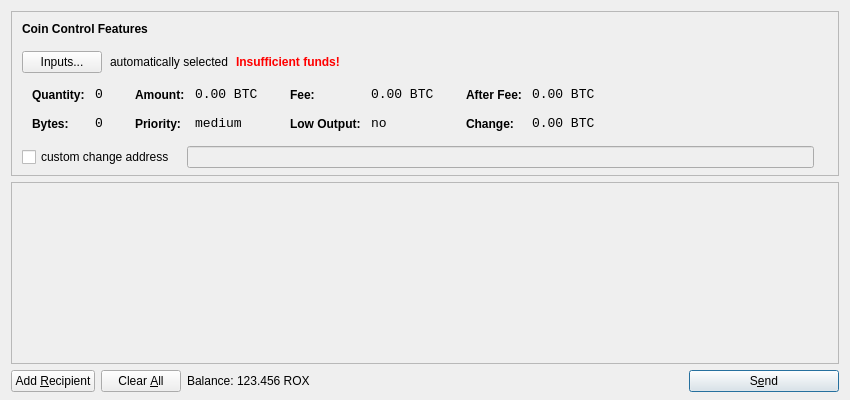
<?xml version="1.0" encoding="UTF-8"?>
<ui version="4.0">
 <class>SendCoinsDialog</class>
 <widget class="QDialog" name="SendCoinsDialog">
  <property name="geometry">
   <rect>
    <x>0</x>
    <y>0</y>
    <width>850</width>
    <height>400</height>
   </rect>
  </property>
  <property name="windowTitle">
   <string>Send Coins</string>
  </property>
  <layout class="QVBoxLayout" name="verticalLayout" stretch="0,1,0">
   <property name="bottomMargin">
    <number>8</number>
   </property>
   <item>
    <widget class="QFrame" name="frameCoinControl">
     <property name="sizePolicy">
      <sizepolicy hsizetype="Expanding" vsizetype="Expanding">
       <horstretch>0</horstretch>
       <verstretch>0</verstretch>
      </sizepolicy>
     </property>
     <property name="maximumSize">
      <size>
       <width>16777215</width>
       <height>16777215</height>
      </size>
     </property>
     <property name="frameShape">
      <enum>QFrame::StyledPanel</enum>
     </property>
     <property name="frameShadow">
      <enum>QFrame::Sunken</enum>
     </property>
     <layout class="QVBoxLayout" name="verticalLayoutCoinControl2">
      <property name="spacing">
       <number>-1</number>
      </property>
      <property name="leftMargin">
       <number>0</number>
      </property>
      <property name="topMargin">
       <number>0</number>
      </property>
      <property name="rightMargin">
       <number>0</number>
      </property>
      <property name="bottomMargin">
       <number>6</number>
      </property>
      <item>
       <layout class="QVBoxLayout" name="verticalLayoutCoinControl" stretch="0,0,0,0,1">
        <property name="spacing">
         <number>0</number>
        </property>
        <property name="leftMargin">
         <number>10</number>
        </property>
        <property name="topMargin">
         <number>10</number>
        </property>
        <item>
         <layout class="QHBoxLayout" name="horizontalLayoutCoinControl1">
          <property name="bottomMargin">
           <number>15</number>
          </property>
          <item>
           <widget class="QLabel" name="labelCoinControlFeatures">
            <property name="sizePolicy">
             <sizepolicy hsizetype="Preferred" vsizetype="Maximum">
              <horstretch>0</horstretch>
              <verstretch>0</verstretch>
             </sizepolicy>
            </property>
            <property name="font">
             <font>
              <weight>75</weight>
              <bold>true</bold>
             </font>
            </property>
            <property name="styleSheet">
             <string notr="true">font-weight:bold;</string>
            </property>
            <property name="text">
             <string>Coin Control Features</string>
            </property>
           </widget>
          </item>
         </layout>
        </item>
        <item>
         <layout class="QHBoxLayout" name="horizontalLayoutCoinControl2" stretch="0,0,0,0">
          <property name="spacing">
           <number>8</number>
          </property>
          <property name="bottomMargin">
           <number>10</number>
          </property>
          <item>
           <widget class="QPushButton" name="pushButtonCoinControl">
            <property name="styleSheet">
             <string notr="true"/>
            </property>
            <property name="text">
             <string>Inputs...</string>
            </property>
           </widget>
          </item>
          <item>
           <widget class="QLabel" name="labelCoinControlAutomaticallySelected">
            <property name="text">
             <string>automatically selected</string>
            </property>
            <property name="margin">
             <number>5</number>
            </property>
           </widget>
          </item>
          <item>
           <widget class="QLabel" name="labelCoinControlInsuffFunds">
            <property name="font">
             <font>
              <weight>75</weight>
              <bold>true</bold>
             </font>
            </property>
            <property name="styleSheet">
             <string notr="true">color:red;font-weight:bold;</string>
            </property>
            <property name="text">
             <string>Insufficient funds!</string>
            </property>
            <property name="margin">
             <number>5</number>
            </property>
           </widget>
          </item>
          <item>
           <spacer name="horizontalSpacerCoinControl">
            <property name="orientation">
             <enum>Qt::Horizontal</enum>
            </property>
            <property name="sizeHint" stdset="0">
             <size>
              <width>40</width>
              <height>1</height>
             </size>
            </property>
           </spacer>
          </item>
         </layout>
        </item>
        <item>
         <widget class="QWidget" name="widgetCoinControl" native="true">
          <property name="sizePolicy">
           <sizepolicy hsizetype="Preferred" vsizetype="Preferred">
            <horstretch>0</horstretch>
            <verstretch>0</verstretch>
           </sizepolicy>
          </property>
          <property name="minimumSize">
           <size>
            <width>0</width>
            <height>0</height>
           </size>
          </property>
          <property name="styleSheet">
           <string notr="true"/>
          </property>
          <layout class="QHBoxLayout" name="horizontalLayoutCoinControl5">
           <property name="margin">
            <number>0</number>
           </property>
           <item>
            <layout class="QHBoxLayout" name="horizontalLayoutCoinControl3" stretch="0,0,0,1">
             <property name="spacing">
              <number>20</number>
             </property>
             <property name="topMargin">
              <number>0</number>
             </property>
             <property name="bottomMargin">
              <number>10</number>
             </property>
             <item>
              <layout class="QFormLayout" name="formLayoutCoinControl1">
               <property name="horizontalSpacing">
                <number>10</number>
               </property>
               <property name="verticalSpacing">
                <number>14</number>
               </property>
               <property name="leftMargin">
                <number>10</number>
               </property>
               <property name="topMargin">
                <number>4</number>
               </property>
               <property name="rightMargin">
                <number>6</number>
               </property>
               <item row="0" column="0">
                <widget class="QLabel" name="labelCoinControlQuantityText">
                 <property name="styleSheet">
                  <string notr="true">font-weight:bold;</string>
                 </property>
                 <property name="text">
                  <string>Quantity:</string>
                 </property>
                 <property name="margin">
                  <number>0</number>
                 </property>
                </widget>
               </item>
               <item row="0" column="1">
                <widget class="QLabel" name="labelCoinControlQuantity">
                 <property name="font">
                  <font>
                   <family>Monospace</family>
                   <pointsize>10</pointsize>
                  </font>
                 </property>
                 <property name="cursor">
                  <cursorShape>IBeamCursor</cursorShape>
                 </property>
                 <property name="contextMenuPolicy">
                  <enum>Qt::ActionsContextMenu</enum>
                 </property>
                 <property name="text">
                  <string notr="true">0</string>
                 </property>
                 <property name="margin">
                  <number>0</number>
                 </property>
                 <property name="textInteractionFlags">
                  <set>Qt::LinksAccessibleByMouse|Qt::TextSelectableByKeyboard|Qt::TextSelectableByMouse</set>
                 </property>
                </widget>
               </item>
               <item row="1" column="0">
                <widget class="QLabel" name="labelCoinControlBytesText">
                 <property name="styleSheet">
                  <string notr="true">font-weight:bold;</string>
                 </property>
                 <property name="text">
                  <string>Bytes:</string>
                 </property>
                </widget>
               </item>
               <item row="1" column="1">
                <widget class="QLabel" name="labelCoinControlBytes">
                 <property name="font">
                  <font>
                   <family>Monospace</family>
                   <pointsize>10</pointsize>
                  </font>
                 </property>
                 <property name="cursor">
                  <cursorShape>IBeamCursor</cursorShape>
                 </property>
                 <property name="contextMenuPolicy">
                  <enum>Qt::ActionsContextMenu</enum>
                 </property>
                 <property name="text">
                  <string notr="true">0</string>
                 </property>
                 <property name="textInteractionFlags">
                  <set>Qt::LinksAccessibleByMouse|Qt::TextSelectableByKeyboard|Qt::TextSelectableByMouse</set>
                 </property>
                </widget>
               </item>
              </layout>
             </item>
             <item>
              <layout class="QFormLayout" name="formLayoutCoinControl2">
               <property name="horizontalSpacing">
                <number>10</number>
               </property>
               <property name="verticalSpacing">
                <number>14</number>
               </property>
               <property name="leftMargin">
                <number>6</number>
               </property>
               <property name="topMargin">
                <number>4</number>
               </property>
               <property name="rightMargin">
                <number>6</number>
               </property>
               <item row="0" column="0">
                <widget class="QLabel" name="labelCoinControlAmountText">
                 <property name="styleSheet">
                  <string notr="true">font-weight:bold;</string>
                 </property>
                 <property name="text">
                  <string>Amount:</string>
                 </property>
                 <property name="margin">
                  <number>0</number>
                 </property>
                </widget>
               </item>
               <item row="0" column="1">
                <widget class="QLabel" name="labelCoinControlAmount">
                 <property name="font">
                  <font>
                   <family>Monospace</family>
                   <pointsize>10</pointsize>
                  </font>
                 </property>
                 <property name="cursor">
                  <cursorShape>IBeamCursor</cursorShape>
                 </property>
                 <property name="contextMenuPolicy">
                  <enum>Qt::ActionsContextMenu</enum>
                 </property>
                 <property name="text">
                  <string notr="true">0.00 BTC</string>
                 </property>
                 <property name="textInteractionFlags">
                  <set>Qt::LinksAccessibleByMouse|Qt::TextSelectableByKeyboard|Qt::TextSelectableByMouse</set>
                 </property>
                </widget>
               </item>
               <item row="1" column="0">
                <widget class="QLabel" name="labelCoinControlPriorityText">
                 <property name="styleSheet">
                  <string notr="true">font-weight:bold;</string>
                 </property>
                 <property name="text">
                  <string>Priority:</string>
                 </property>
                </widget>
               </item>
               <item row="1" column="1">
                <widget class="QLabel" name="labelCoinControlPriority">
                 <property name="font">
                  <font>
                   <family>Monospace</family>
                   <pointsize>10</pointsize>
                  </font>
                 </property>
                 <property name="cursor">
                  <cursorShape>IBeamCursor</cursorShape>
                 </property>
                 <property name="contextMenuPolicy">
                  <enum>Qt::ActionsContextMenu</enum>
                 </property>
                 <property name="text">
                  <string>medium</string>
                 </property>
                 <property name="textInteractionFlags">
                  <set>Qt::LinksAccessibleByMouse|Qt::TextSelectableByKeyboard|Qt::TextSelectableByMouse</set>
                 </property>
                </widget>
               </item>
              </layout>
             </item>
             <item>
              <layout class="QFormLayout" name="formLayoutCoinControl3">
               <property name="horizontalSpacing">
                <number>10</number>
               </property>
               <property name="verticalSpacing">
                <number>14</number>
               </property>
               <property name="leftMargin">
                <number>6</number>
               </property>
               <property name="topMargin">
                <number>4</number>
               </property>
               <property name="rightMargin">
                <number>6</number>
               </property>
               <item row="0" column="0">
                <widget class="QLabel" name="labelCoinControlFeeText">
                 <property name="styleSheet">
                  <string notr="true">font-weight:bold;</string>
                 </property>
                 <property name="text">
                  <string>Fee:</string>
                 </property>
                 <property name="margin">
                  <number>0</number>
                 </property>
                </widget>
               </item>
               <item row="0" column="1">
                <widget class="QLabel" name="labelCoinControlFee">
                 <property name="font">
                  <font>
                   <family>Monospace</family>
                   <pointsize>10</pointsize>
                  </font>
                 </property>
                 <property name="cursor">
                  <cursorShape>IBeamCursor</cursorShape>
                 </property>
                 <property name="contextMenuPolicy">
                  <enum>Qt::ActionsContextMenu</enum>
                 </property>
                 <property name="text">
                  <string notr="true">0.00 BTC</string>
                 </property>
                 <property name="textInteractionFlags">
                  <set>Qt::LinksAccessibleByMouse|Qt::TextSelectableByKeyboard|Qt::TextSelectableByMouse</set>
                 </property>
                </widget>
               </item>
               <item row="1" column="0">
                <widget class="QLabel" name="labelCoinControlLowOutputText">
                 <property name="styleSheet">
                  <string notr="true">font-weight:bold;</string>
                 </property>
                 <property name="text">
                  <string>Low Output:</string>
                 </property>
                </widget>
               </item>
               <item row="1" column="1">
                <widget class="QLabel" name="labelCoinControlLowOutput">
                 <property name="font">
                  <font>
                   <family>Monospace</family>
                   <pointsize>10</pointsize>
                  </font>
                 </property>
                 <property name="cursor">
                  <cursorShape>IBeamCursor</cursorShape>
                 </property>
                 <property name="contextMenuPolicy">
                  <enum>Qt::ActionsContextMenu</enum>
                 </property>
                 <property name="text">
                  <string>no</string>
                 </property>
                 <property name="textInteractionFlags">
                  <set>Qt::LinksAccessibleByMouse|Qt::TextSelectableByKeyboard|Qt::TextSelectableByMouse</set>
                 </property>
                </widget>
               </item>
              </layout>
             </item>
             <item>
              <layout class="QFormLayout" name="formLayoutCoinControl4">
               <property name="horizontalSpacing">
                <number>10</number>
               </property>
               <property name="verticalSpacing">
                <number>14</number>
               </property>
               <property name="leftMargin">
                <number>6</number>
               </property>
               <property name="topMargin">
                <number>4</number>
               </property>
               <property name="rightMargin">
                <number>6</number>
               </property>
               <item row="0" column="0">
                <widget class="QLabel" name="labelCoinControlAfterFeeText">
                 <property name="styleSheet">
                  <string notr="true">font-weight:bold;</string>
                 </property>
                 <property name="text">
                  <string>After Fee:</string>
                 </property>
                 <property name="margin">
                  <number>0</number>
                 </property>
                </widget>
               </item>
               <item row="0" column="1">
                <widget class="QLabel" name="labelCoinControlAfterFee">
                 <property name="font">
                  <font>
                   <family>Monospace</family>
                   <pointsize>10</pointsize>
                  </font>
                 </property>
                 <property name="cursor">
                  <cursorShape>IBeamCursor</cursorShape>
                 </property>
                 <property name="contextMenuPolicy">
                  <enum>Qt::ActionsContextMenu</enum>
                 </property>
                 <property name="text">
                  <string notr="true">0.00 BTC</string>
                 </property>
                 <property name="textInteractionFlags">
                  <set>Qt::LinksAccessibleByMouse|Qt::TextSelectableByKeyboard|Qt::TextSelectableByMouse</set>
                 </property>
                </widget>
               </item>
               <item row="1" column="0">
                <widget class="QLabel" name="labelCoinControlChangeText">
                 <property name="styleSheet">
                  <string notr="true">font-weight:bold;</string>
                 </property>
                 <property name="text">
                  <string>Change:</string>
                 </property>
                </widget>
               </item>
               <item row="1" column="1">
                <widget class="QLabel" name="labelCoinControlChange">
                 <property name="font">
                  <font>
                   <family>Monospace</family>
                   <pointsize>10</pointsize>
                  </font>
                 </property>
                 <property name="cursor">
                  <cursorShape>IBeamCursor</cursorShape>
                 </property>
                 <property name="contextMenuPolicy">
                  <enum>Qt::ActionsContextMenu</enum>
                 </property>
                 <property name="text">
                  <string notr="true">0.00 BTC</string>
                 </property>
                 <property name="textInteractionFlags">
                  <set>Qt::LinksAccessibleByMouse|Qt::TextSelectableByKeyboard|Qt::TextSelectableByMouse</set>
                 </property>
                </widget>
               </item>
              </layout>
             </item>
            </layout>
           </item>
          </layout>
         </widget>
        </item>
        <item>
         <layout class="QHBoxLayout" name="horizontalLayoutCoinControl4" stretch="0,0,0">
          <property name="spacing">
           <number>12</number>
          </property>
          <property name="sizeConstraint">
           <enum>QLayout::SetDefaultConstraint</enum>
          </property>
          <property name="topMargin">
           <number>5</number>
          </property>
          <property name="rightMargin">
           <number>5</number>
          </property>
          <item>
           <widget class="QCheckBox" name="checkBoxCoinControlChange">
            <property name="text">
             <string>custom change address</string>
            </property>
           </widget>
          </item>
          <item>
           <widget class="QLineEdit" name="lineEditCoinControlChange">
            <property name="enabled">
             <bool>false</bool>
            </property>
            <property name="sizePolicy">
             <sizepolicy hsizetype="Expanding" vsizetype="Fixed">
              <horstretch>0</horstretch>
              <verstretch>0</verstretch>
             </sizepolicy>
            </property>
           </widget>
          </item>
          <item>
           <widget class="QLabel" name="labelCoinControlChangeLabel">
            <property name="sizePolicy">
             <sizepolicy hsizetype="Preferred" vsizetype="Expanding">
              <horstretch>0</horstretch>
              <verstretch>0</verstretch>
             </sizepolicy>
            </property>
            <property name="minimumSize">
             <size>
              <width>0</width>
              <height>0</height>
             </size>
            </property>
            <property name="text">
             <string/>
            </property>
            <property name="margin">
             <number>3</number>
            </property>
           </widget>
          </item>
         </layout>
        </item>
        <item>
         <spacer name="verticalSpacerCoinControl">
          <property name="orientation">
           <enum>Qt::Vertical</enum>
          </property>
          <property name="sizeHint" stdset="0">
           <size>
            <width>800</width>
            <height>1</height>
           </size>
          </property>
         </spacer>
        </item>
       </layout>
      </item>
     </layout>
    </widget>
   </item>
   <item>
    <widget class="QScrollArea" name="scrollArea">
     <property name="widgetResizable">
      <bool>true</bool>
     </property>
     <widget class="QWidget" name="scrollAreaWidgetContents">
      <property name="geometry">
       <rect>
        <x>0</x>
        <y>0</y>
        <width>830</width>
        <height>165</height>
       </rect>
      </property>
      <layout class="QVBoxLayout" name="verticalLayout_2">
       <property name="margin">
        <number>0</number>
       </property>
       <item>
        <layout class="QVBoxLayout" name="entries">
         <property name="spacing">
          <number>6</number>
         </property>
        </layout>
       </item>
       <item>
        <spacer name="verticalSpacer">
         <property name="orientation">
          <enum>Qt::Vertical</enum>
         </property>
         <property name="sizeHint" stdset="0">
          <size>
           <width>20</width>
           <height>40</height>
          </size>
         </property>
        </spacer>
       </item>
      </layout>
     </widget>
    </widget>
   </item>
   <item>
    <layout class="QHBoxLayout" name="horizontalLayout">
     <item>
      <widget class="QPushButton" name="addButton">
       <property name="toolTip">
        <string>Send to multiple recipients at once</string>
       </property>
       <property name="text">
        <string>Add &amp;Recipient</string>
       </property>
       <property name="icon">
        <iconset resource="../bitcoin.qrc">
         <normaloff>:/icons/add</normaloff>:/icons/add</iconset>
       </property>
       <property name="autoDefault">
        <bool>false</bool>
       </property>
      </widget>
     </item>
     <item>
      <widget class="QPushButton" name="clearButton">
       <property name="sizePolicy">
        <sizepolicy hsizetype="Minimum" vsizetype="Fixed">
         <horstretch>0</horstretch>
         <verstretch>0</verstretch>
        </sizepolicy>
       </property>
       <property name="toolTip">
        <string>Remove all transaction fields</string>
       </property>
       <property name="text">
        <string>Clear &amp;All</string>
       </property>
       <property name="icon">
        <iconset resource="../bitcoin.qrc">
         <normaloff>:/icons/remove</normaloff>:/icons/remove</iconset>
       </property>
       <property name="autoRepeatDelay">
        <number>300</number>
       </property>
       <property name="autoDefault">
        <bool>false</bool>
       </property>
      </widget>
     </item>
     <item>
      <layout class="QHBoxLayout" name="horizontalLayout_2">
       <property name="spacing">
        <number>3</number>
       </property>
       <item>
        <widget class="QLabel" name="label">
         <property name="text">
          <string>Balance:</string>
         </property>
        </widget>
       </item>
       <item>
        <widget class="QLabel" name="labelBalance">
         <property name="cursor">
          <cursorShape>IBeamCursor</cursorShape>
         </property>
         <property name="text">
          <string>123.456 ROX</string>
         </property>
         <property name="textInteractionFlags">
          <set>Qt::LinksAccessibleByMouse|Qt::TextSelectableByKeyboard|Qt::TextSelectableByMouse</set>
         </property>
        </widget>
       </item>
      </layout>
     </item>
     <item>
      <spacer name="horizontalSpacer">
       <property name="orientation">
        <enum>Qt::Horizontal</enum>
       </property>
       <property name="sizeHint" stdset="0">
        <size>
         <width>40</width>
         <height>20</height>
        </size>
       </property>
      </spacer>
     </item>
     <item>
      <widget class="QPushButton" name="sendButton">
       <property name="minimumSize">
        <size>
         <width>150</width>
         <height>0</height>
        </size>
       </property>
       <property name="toolTip">
        <string>Confirm the send action</string>
       </property>
       <property name="text">
        <string>S&amp;end</string>
       </property>
       <property name="icon">
        <iconset resource="../bitcoin.qrc">
         <normaloff>:/icons/send</normaloff>:/icons/send</iconset>
       </property>
       <property name="default">
        <bool>true</bool>
       </property>
      </widget>
     </item>
    </layout>
   </item>
  </layout>
 </widget>
 <resources>
  <include location="../bitcoin.qrc"/>
 </resources>
 <connections/>
</ui>
